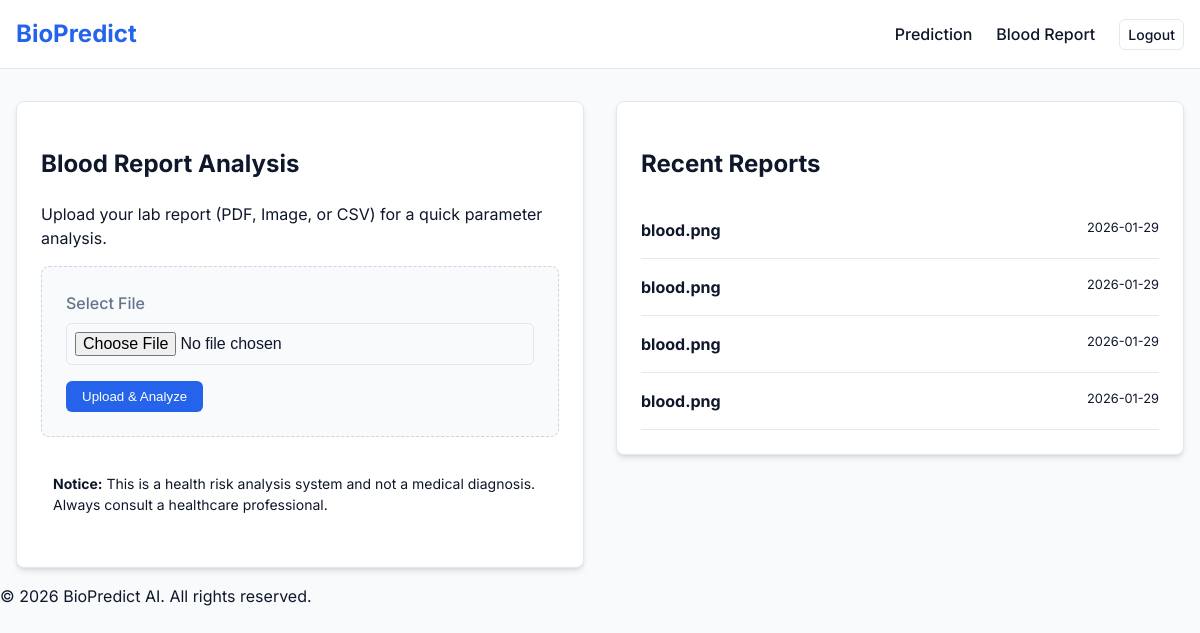
/blood-report (signed in), run on an earlier commit of the app's database.
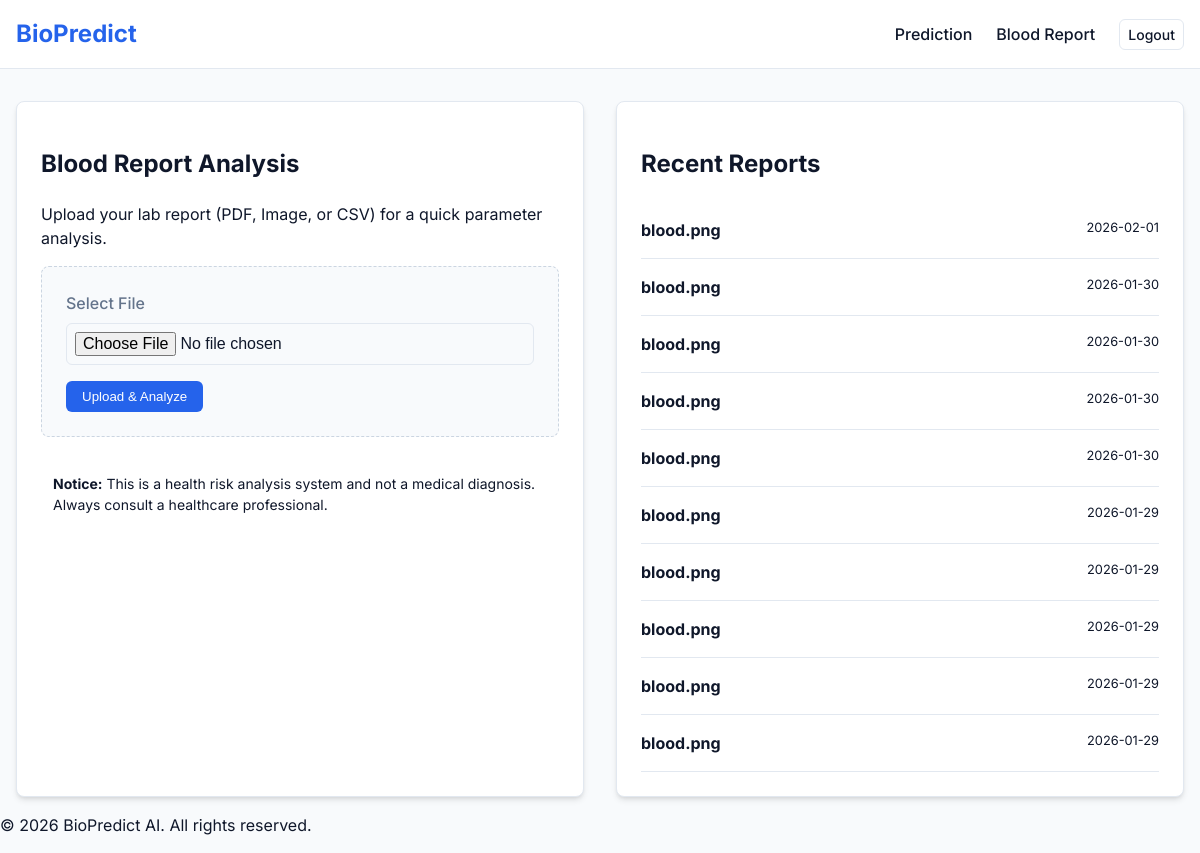
And on a later commit of the database.
### app.py (models this page shows, shortened)
class BloodReport(db.Model):
    id = db.Column(db.Integer, primary_key=True)
    user_id = db.Column(db.Integer, db.ForeignKey('user.id'), nullable=False)
    filename = db.Column(db.String(200), nullable=False)
    analysis_json = db.Column(db.Text, nullable=False) # Stores extracted values and risks
    created_at = db.Column(db.DateTime, default=datetime.utcnow)

### app.py (the view, shortened to what this page needs)
@app.route('/blood-report', methods=['GET', 'POST'])
def blood_report():
    if 'user_id' not in session:
        return redirect(url_for('login'))
    analysis = None
    reports = BloodReport.query.filter_by(user_id=session['user_id']).order_by(BloodReport.created_at.desc()).all()
    return render_template('blood_report.html', username=session['username'], analysis=analysis, reports=reports)

### app.py (called while the page is built)
@app.template_filter('from_json')
def from_json_filter(s):
    try:
        return json.loads(s)
    except:
        return None

### templates/blood_report.html (shortened to what this page needs)
{% extends "base.html" %}
{% block content %}
<div class="dashboard-grid">
    <div class="card">
        <h2>Blood Report Analysis</h2>
        <p class="tertiary-text">Upload your lab report (PDF, Image, or CSV) for a quick parameter analysis.</p>
        <form method="POST" action="/blood-report" enctype="multipart/form-data" class="upload-form">
            <div class="form-group">
                <label for="report">Select File</label>
                <input type="file" id="report" name="report" accept=".pdf,.csv,.png,.jpg,.jpeg" required>
            </div>
            <button type="submit" class="btn btn-primary">Upload & Analyze</button>
        </form>
        <div class="alert info-alert" style="margin-top: 1.5rem;">
            <strong>Notice:</strong> This is a health risk analysis system and not a medical diagnosis. Always consult a healthcare professional.
        </div>
    </div>
    <div class="side-column">
        {% if reports %}
        <div class="card">
            <h2>Recent Reports</h2>
            <div class="report-list">
                {% for report in reports %}
                <div class="report-item" style="border-bottom: 1px solid #e2e8f0; padding: 1rem 0;">
                    <div class="report-meta">
                        <div style="display: flex; justify-content: space-between; align-items: start;">
                            <strong>{{ report.filename }}</strong>
                            <span class="tertiary-text" style="font-size: 0.8rem;">{{ report.created_at.strftime('%Y-%m-%d') }}</span>
                        </div>
                        {% set analysis_data = report.analysis_json | from_json %}
                    </div>
                </div>
                {% endfor %}
            </div>
        </div>
        {% endif %}
    </div>
</div>
{% endblock %}

### templates/base.html (shortened to what this page needs)
<!DOCTYPE html>
<html lang="en">
<head>
    <link rel="stylesheet" href="{{ url_for('static', filename='css/style.css') }}">
</head>
<body>
    <nav class="navbar">
        <div class="container">
            <a href="/" class="logo">BioPredict</a>
            <div class="nav-links">
                {% if session.get('user_id') %}
                    <a href="/dashboard">Prediction</a>
                    <a href="/blood-report">Blood Report</a>
                    <a href="/logout" class="btn btn-outline btn-sm">Logout</a>
                {% else %}
                    <a href="/login">Login</a>
                    <a href="/register" class="btn btn-primary">Sign Up</a>
                {% endif %}
            </div>
        </div>
    </nav>
    <main class="container">
        {% block content %}{% endblock %}
    </main>
    <footer class="footer">
        <p>&copy; 2026 BioPredict AI. All rights reserved.</p>
    </footer>
</body>
</html>

### static/css/style.css (style rules this page uses)
:root { --primary: #2563eb; --primary-dark: #1d4ed8; --secondary: #64748b; --success: #22c55e; --danger: #ef4444; --background: #f8fafc; --surface: #ffffff; --text: #0f172a; --text-light: #64748b; --border: #e2e8f0; --shadow: 0 4px 6px -1px rgb(0 0 0 / 0.1), 0 2px 4px -2px rgb(0 0 0 / 0.1); }
body { font-family: 'Inter', sans-serif; background-color: var(--background); color: var(--text); margin: 0; line-height: 1.5; }
.container { max-width: 1200px; margin: 0 auto; padding: 0 1rem; }
.navbar { background: var(--surface); border-bottom: 1px solid var(--border); padding: 1rem 0; margin-bottom: 2rem; }
.navbar .container { display: flex; justify-content: space-between; align-items: center; }
.logo { font-weight: 700; font-size: 1.5rem; color: var(--primary); text-decoration: none; }
.nav-links { display: flex; gap: 1.5rem; align-items: center; }
.nav-links a { text-decoration: none; color: var(--text); font-weight: 500; }
.btn { display: inline-block; padding: 0.5rem 1rem; border-radius: 0.375rem; font-weight: 500; text-decoration: none; cursor: pointer; border: none; transition: background-color 0.2s; }
.btn-primary { background-color: var(--primary); color: white; }
.btn-outline { border: 1px solid var(--border); background: transparent; }
.btn-sm { padding: 0.25rem 0.5rem; font-size: 0.875rem; }
.form-group { margin-bottom: 1rem; }
label { display: block; margin-bottom: 0.5rem; font-weight: 500; color: var(--text-light); }
input { width: 100%; padding: 0.5rem; border: 1px solid var(--border); border-radius: 0.375rem; font-size: 1rem; box-sizing: border-box; }
.dashboard-grid { display: grid; grid-template-columns: 1fr 1fr; gap: 2rem; }
.card { background: var(--surface); padding: 1.5rem; border-radius: 0.5rem; box-shadow: var(--shadow); border: 1px solid var(--border); }
.alert { padding: 0.75rem; border-radius: 0.375rem; margin-bottom: 1rem; font-size: 0.875rem; }

### templates/blood_report.html (style rules this page uses)
.upload-form { background: #f8fafc; padding: 1.5rem; border-radius: 8px; border: 1px dashed #cbd5e1; }
.report-item { padding: 10px; border-bottom: 1px solid #e2e8f0; }
.report-meta { display: flex; flex-direction: column; }

What changed in the data, as far as the page shows it:
added BloodReport: filename "blood.png", created_at "2026-02-01"
added BloodReport: filename "blood.png", created_at "2026-01-30"
added BloodReport: filename "blood.png", created_at "2026-01-30"
added BloodReport: filename "blood.png", created_at "2026-01-30"
added BloodReport: filename "blood.png", created_at "2026-01-30"
added BloodReport: filename "blood.png", created_at "2026-01-29"
